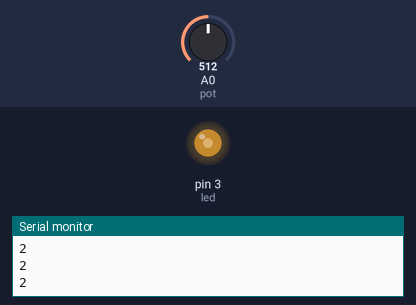
This sketch was run on a simulated Arduino Uno, built with avr-gcc and run on an emulated ATmega328P. Shown: output pins drawn as LEDs (lit = HIGH), the last lines printed to the serial monitor. Inputs (shaded band) come from the test bench; at power-on: A0 (pot) = 512.

Above: at 1.2 s.
1.3 s: A0 (pot) set to 716
At 1.9 s:
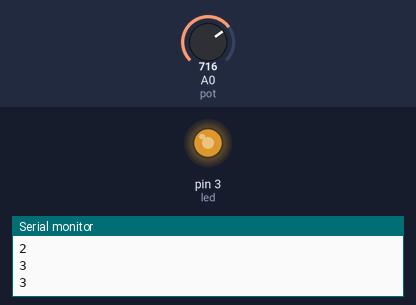
3.0 s: A0 (pot) set to 900
At 4.2 s:
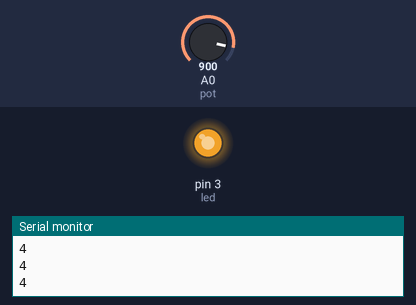
4.5 s: A0 (pot) set to 122
At 5.5 s:
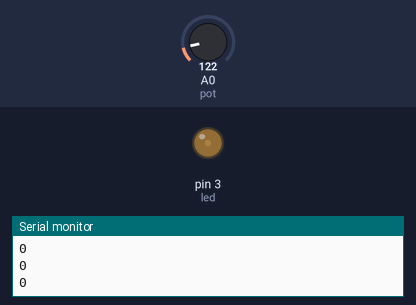
6.0 s: A0 (pot) set to 0
At 6.6 s:
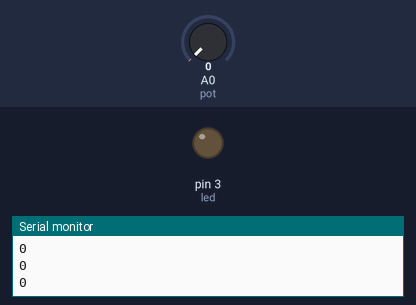
7.5 s: A0 (pot) set to 511
At 7.8 s:
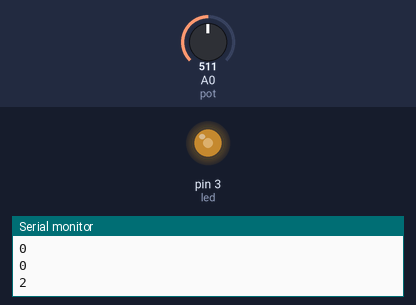
Timing chart, 0 to 10.0 s (numbered marks = the images above; inputs shaded):
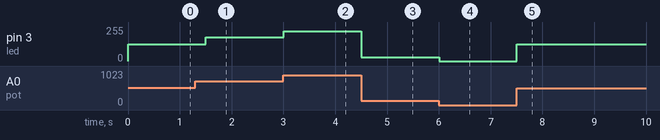

The sketch:

potlu_led_deger_okuma.ino
```cpp
#define led 3
#define pot A0


void setup() {
  // put your setup code here, to run once:
Serial.begin(9600);
Serial.println("Pot Değer");


}

void loop() {
  // put your main code here, to run repeatedly:

int deger = analogRead(pot);

deger = map(deger, 0,1023,0,255) ;
analogWrite(led , deger );
deger = map(deger, 0,255,0,5);
Serial.println(deger);
delay(300);


}
```

Measured:
- after the input at 1.3 s, pin 3 (led): 127/255 → 178/255 after 0.20 s
- after the input at 3.0 s, pin 3 (led): 178/255 → 224/255 at once
- after the input at 4.5 s, pin 3 (led): 224/255 → 30/255 at once
- after the input at 6.0 s, pin 3 (led): 30/255 → 0/255 at once
- after the input at 7.5 s, pin 3 (led): 0/255 → 127/255 at once
